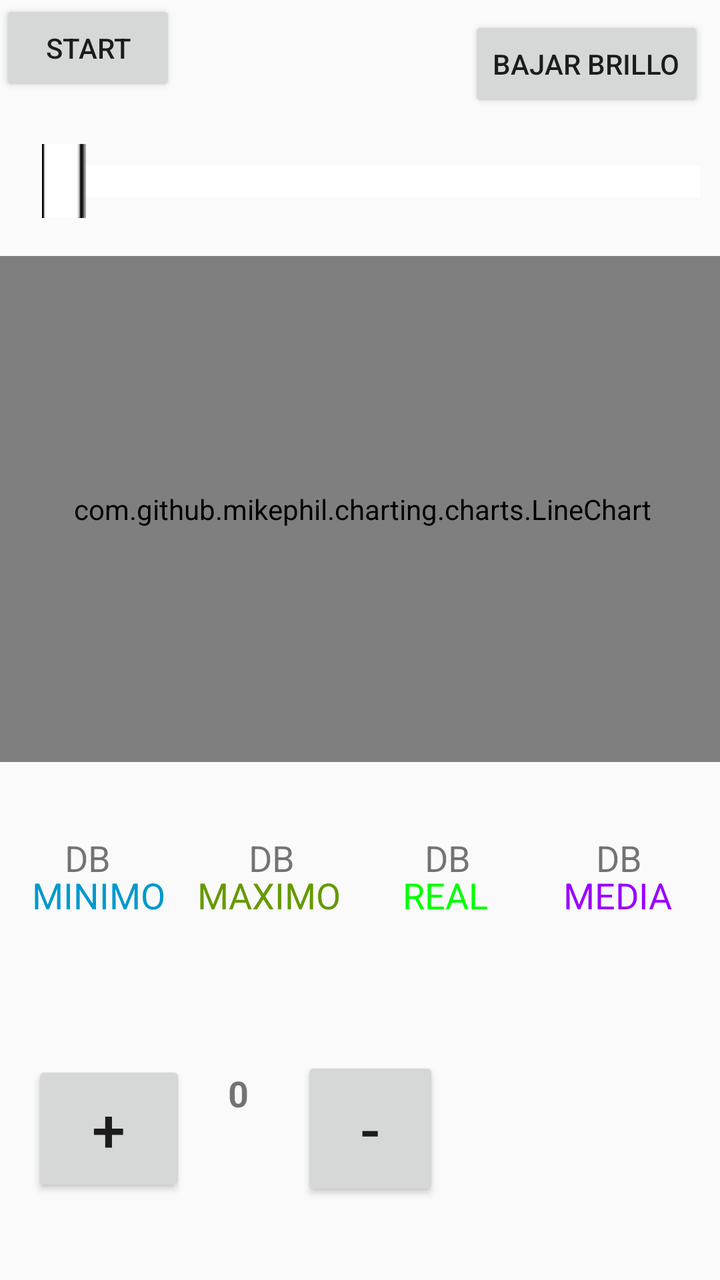
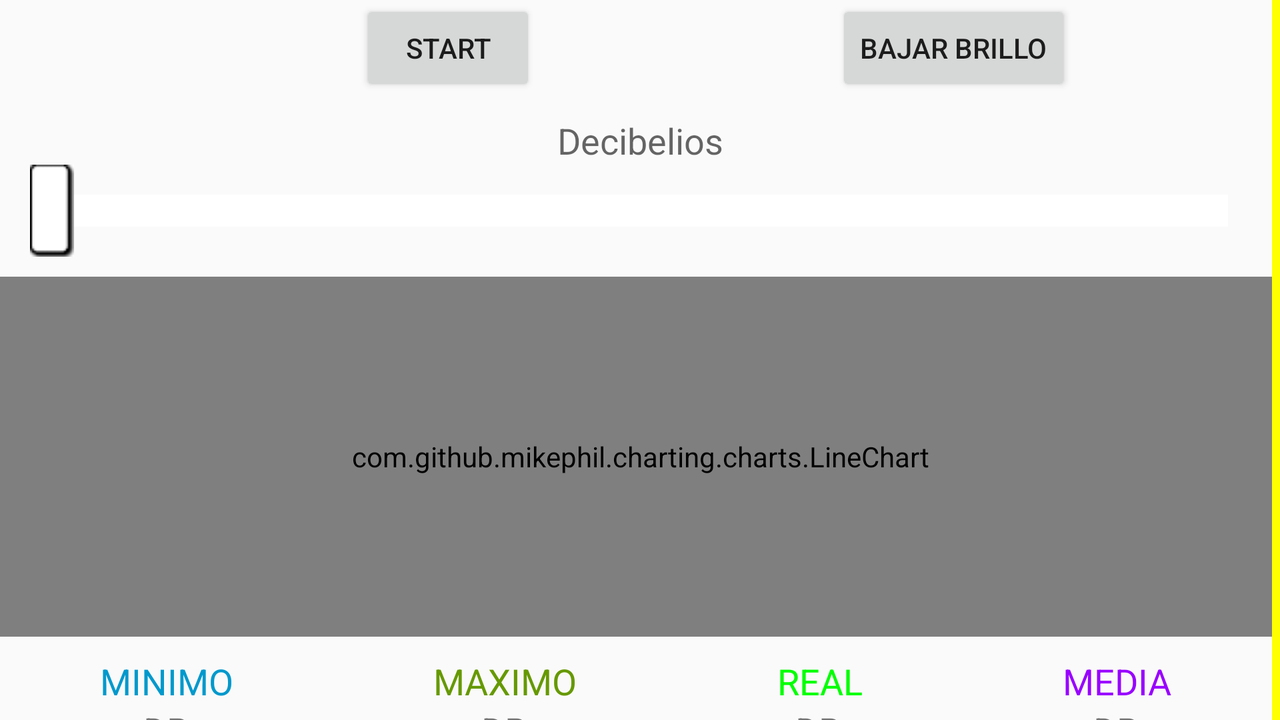

The same Android screen from two of the app's own layout files: first res/layout/ as a phone draws it, then the author's variant for another configuration, drawn on a device whose configuration selects that folder. Both files follow.
<!-- AndroidManifest.xml: application theme AppTheme -->
<!-- res/layout/activity_main.xml -->
<?xml version="1.0" encoding="utf-8"?>
<android.support.constraint.ConstraintLayout xmlns:android="http://schemas.android.com/apk/res/android"
    xmlns:app="http://schemas.android.com/apk/res-auto"
    xmlns:tools="http://schemas.android.com/tools"
    android:id="@+id/constraint"
    android:layout_width="match_parent"
    android:layout_height="match_parent"
    tools:context=".MainActivity">

    <TextView
        android:id="@+id/txtview_progreso"
        android:layout_width="125dp"
        android:layout_height="33dp"
        android:layout_marginStart="8dp"
        android:layout_marginLeft="8dp"
        android:layout_marginTop="36dp"
        android:layout_marginEnd="8dp"
        android:layout_marginRight="8dp"
        android:textSize="18sp"
        app:layout_constraintEnd_toEndOf="parent"
        app:layout_constraintStart_toStartOf="parent"
        app:layout_constraintTop_toTopOf="parent" />

    <SeekBar
        android:id="@+id/seekBar1"
        android:layout_width="350dp"
        android:layout_height="37dp"
        android:layout_marginStart="16dp"
        android:layout_marginLeft="16dp"
        android:layout_marginTop="72dp"
        android:max="250"
        android:progressDrawable="@drawable/custom_progress"
        android:thumb="@drawable/thumb"
        app:layout_constraintStart_toStartOf="parent"
        app:layout_constraintTop_toTopOf="parent" />

    <android.support.constraint.ConstraintLayout
        android:id="@+id/layout_DB"
        android:layout_width="match_parent"
        android:layout_height="84dp"
        android:layout_marginStart="8dp"
        android:layout_marginLeft="8dp"
        android:layout_marginTop="8dp"
        android:layout_marginEnd="8dp"
        android:layout_marginRight="8dp"
        android:layout_marginBottom="8dp"
        app:layout_constraintBottom_toBottomOf="parent"
        app:layout_constraintEnd_toEndOf="parent"
        app:layout_constraintHorizontal_bias="1.0"
        app:layout_constraintStart_toStartOf="parent"
        app:layout_constraintTop_toTopOf="parent"
        app:layout_constraintVertical_bias="0.736">


        <TextView
            android:id="@+id/minval"
            android:layout_width="wrap_content"
            android:layout_height="wrap_content"
            android:layout_marginStart="8dp"
            android:layout_marginLeft="8dp"
            android:layout_marginTop="8dp"
            android:layout_marginEnd="8dp"
            android:layout_marginRight="8dp"
            android:layout_marginBottom="8dp"
            android:text="DB"
            android:textSize="18sp"
            app:layout_constraintBottom_toBottomOf="parent"
            app:layout_constraintEnd_toEndOf="parent"
            app:layout_constraintHorizontal_bias="0.054"
            app:layout_constraintStart_toStartOf="parent"
            app:layout_constraintTop_toTopOf="parent"
            app:layout_constraintVertical_bias="0.079" />

        <TextView
            android:id="@+id/maxval"
            android:layout_width="wrap_content"
            android:layout_height="wrap_content"
            android:layout_marginStart="8dp"
            android:layout_marginLeft="8dp"
            android:layout_marginTop="8dp"
            android:layout_marginEnd="8dp"
            android:layout_marginRight="8dp"
            android:layout_marginBottom="8dp"
            android:text="DB"
            android:textSize="18sp"
            app:layout_constraintBottom_toBottomOf="parent"
            app:layout_constraintEnd_toEndOf="parent"
            app:layout_constraintHorizontal_bias="0.355"
            app:layout_constraintStart_toStartOf="parent"
            app:layout_constraintTop_toTopOf="parent"
            app:layout_constraintVertical_bias="0.079" />

        <TextView
            android:id="@+id/curval"
            android:layout_width="wrap_content"
            android:layout_height="wrap_content"
            android:layout_marginStart="8dp"
            android:layout_marginLeft="8dp"
            android:layout_marginTop="8dp"
            android:layout_marginEnd="8dp"
            android:layout_marginRight="8dp"
            android:layout_marginBottom="8dp"
            android:text="DB"
            android:textSize="18sp"
            app:layout_constraintBottom_toBottomOf="parent"
            app:layout_constraintEnd_toEndOf="parent"
            app:layout_constraintHorizontal_bias="0.644"
            app:layout_constraintStart_toStartOf="parent"
            app:layout_constraintTop_toTopOf="parent"
            app:layout_constraintVertical_bias="0.079" />

        <TextView
            android:id="@+id/mmval"
            android:layout_width="wrap_content"
            android:layout_height="wrap_content"
            android:layout_marginStart="8dp"
            android:layout_marginLeft="8dp"
            android:layout_marginTop="8dp"
            android:layout_marginEnd="8dp"
            android:layout_marginRight="8dp"
            android:layout_marginBottom="8dp"
            android:text="DB"
            android:textSize="18sp"
            app:layout_constraintBottom_toBottomOf="parent"
            app:layout_constraintEnd_toEndOf="parent"
            app:layout_constraintHorizontal_bias="0.925"
            app:layout_constraintStart_toStartOf="parent"
            app:layout_constraintTop_toTopOf="parent"
            app:layout_constraintVertical_bias="0.074" />

        <TextView
            android:id="@+id/minlabel"
            android:layout_width="wrap_content"
            android:layout_height="wrap_content"
            android:layout_marginStart="8dp"
            android:layout_marginLeft="8dp"
            android:layout_marginTop="8dp"
            android:layout_marginEnd="8dp"
            android:layout_marginRight="8dp"
            android:layout_marginBottom="8dp"
            android:text="MINIMO"
            android:textColor="@android:color/holo_blue_dark"
            android:textColorLink="@color/azul_clarito"
            android:textSize="18sp"
            app:layout_constraintBottom_toBottomOf="parent"
            app:layout_constraintEnd_toEndOf="parent"
            app:layout_constraintHorizontal_bias="0.0"
            app:layout_constraintStart_toStartOf="parent"
            app:layout_constraintTop_toTopOf="parent"
            app:layout_constraintVertical_bias="0.504" />

        <TextView
            android:id="@+id/maxlabel"
            android:layout_width="wrap_content"
            android:layout_height="24dp"
            android:layout_marginStart="8dp"
            android:layout_marginLeft="8dp"
            android:layout_marginTop="8dp"
            android:layout_marginEnd="8dp"
            android:layout_marginRight="8dp"
            android:layout_marginBottom="8dp"
            android:text="MAXIMO"
            android:textColor="@android:color/holo_green_dark"
            android:textColorLink="@color/moradito"
            android:textSize="18sp"
            app:layout_constraintBottom_toBottomOf="parent"
            app:layout_constraintEnd_toEndOf="parent"
            app:layout_constraintHorizontal_bias="0.323"
            app:layout_constraintStart_toStartOf="parent"
            app:layout_constraintTop_toTopOf="parent" />

        <TextView
            android:id="@+id/curlabel"
            android:layout_width="wrap_content"
            android:layout_height="wrap_content"
            android:layout_marginStart="8dp"
            android:layout_marginLeft="8dp"
            android:layout_marginTop="8dp"
            android:layout_marginEnd="8dp"
            android:layout_marginRight="8dp"
            android:layout_marginBottom="8dp"
            android:text="REAL"
            android:textColor="@color/verde"
            android:textColorLink="@color/morado"
            android:textSize="18sp"
            app:layout_constraintBottom_toBottomOf="parent"
            app:layout_constraintEnd_toEndOf="parent"
            app:layout_constraintHorizontal_bias="0.649"
            app:layout_constraintStart_toStartOf="parent"
            app:layout_constraintTop_toTopOf="parent"
            app:layout_constraintVertical_bias="0.504" />

        <TextView
            android:id="@+id/avglabel"
            android:layout_width="wrap_content"
            android:layout_height="wrap_content"
            android:layout_marginStart="8dp"
            android:layout_marginLeft="8dp"
            android:layout_marginTop="8dp"
            android:layout_marginEnd="8dp"
            android:layout_marginRight="8dp"
            android:layout_marginBottom="8dp"
            android:text="MEDIA"
            android:textColor="@color/morado"
            android:textColorLink="@android:color/holo_orange_dark"
            android:textSize="18sp"
            app:layout_constraintBottom_toBottomOf="parent"
            app:layout_constraintEnd_toEndOf="parent"
            app:layout_constraintHorizontal_bias="0.972"
            app:layout_constraintStart_toStartOf="parent"
            app:layout_constraintTop_toTopOf="parent"
            app:layout_constraintVertical_bias="0.504" />
    </android.support.constraint.ConstraintLayout>

    <Button
        android:id="@+id/btn_start"
        android:layout_width="wrap_content"
        android:layout_height="wrap_content"
        android:text="Start"
        app:layout_constraintStart_toStartOf="parent"
        app:layout_constraintTop_toTopOf="parent" />

    

    <android.support.constraint.ConstraintLayout
        android:id="@+id/constraintLayout2"
        android:layout_width="397dp"
        android:layout_height="130dp"
        android:layout_marginStart="8dp"
        android:layout_marginLeft="8dp"
        android:layout_marginEnd="8dp"
        android:layout_marginRight="8dp"
        android:layout_marginBottom="8dp"
        app:layout_constraintBottom_toBottomOf="parent"
        app:layout_constraintEnd_toEndOf="parent"
        app:layout_constraintHorizontal_bias="0.0"
        app:layout_constraintStart_toStartOf="parent"
        app:layout_constraintTop_toBottomOf="@+id/layout_DB"
        app:layout_constraintVertical_bias="0.8">

        

        <Button
            android:id="@+id/btn_mas"
            android:layout_width="77dp"
            android:layout_height="68dp"
            android:layout_marginStart="8dp"
            android:layout_marginLeft="8dp"
            android:layout_marginTop="8dp"
            android:layout_marginEnd="8dp"
            android:layout_marginRight="8dp"
            android:layout_marginBottom="8dp"
            android:text="+"
            android:textSize="30sp"
            app:layout_constraintBottom_toBottomOf="parent"
            app:layout_constraintEnd_toEndOf="parent"
            app:layout_constraintHorizontal_bias="0.0"
            app:layout_constraintStart_toStartOf="parent"
            app:layout_constraintTop_toTopOf="parent" />

        <Button
            android:id="@+id/btn_menos"
            android:layout_width="69dp"
            android:layout_height="72dp"
            android:layout_marginStart="8dp"
            android:layout_marginLeft="8dp"
            android:layout_marginTop="8dp"
            android:layout_marginEnd="8dp"
            android:layout_marginRight="8dp"
            android:layout_marginBottom="8dp"
            android:text="-"
            android:textSize="30sp"
            app:layout_constraintBottom_toBottomOf="parent"
            app:layout_constraintEnd_toEndOf="parent"
            app:layout_constraintHorizontal_bias="0.432"
            app:layout_constraintStart_toStartOf="parent"
            app:layout_constraintTop_toTopOf="parent" />

        

        <TextView
            android:id="@+id/text_view_contador"
            android:layout_width="56dp"
            android:layout_height="60dp"
            android:layout_marginStart="8dp"
            android:layout_marginLeft="8dp"
            android:layout_marginTop="8dp"
            android:layout_marginEnd="8dp"
            android:layout_marginRight="8dp"
            android:layout_marginBottom="8dp"
            android:text="0"
            android:textAlignment="center"
            android:textSize="18sp"
            android:textStyle="bold"
            app:layout_constraintBottom_toBottomOf="parent"
            app:layout_constraintEnd_toEndOf="parent"
            app:layout_constraintHorizontal_bias="0.231"
            app:layout_constraintStart_toStartOf="parent"
            app:layout_constraintTop_toTopOf="parent" />

    </android.support.constraint.ConstraintLayout>

    <com.github.mikephil.charting.charts.LineChart
        android:id="@+id/grafico"
        android:layout_width="363dp"
        android:layout_height="253dp"
        android:layout_marginStart="4dp"
        android:layout_marginLeft="4dp"
        android:layout_marginTop="128dp"
        android:layout_marginEnd="8dp"
        android:layout_marginRight="8dp"
        app:layout_constraintEnd_toEndOf="parent"
        app:layout_constraintHorizontal_bias="0.333"
        app:layout_constraintStart_toStartOf="parent"
        app:layout_constraintTop_toTopOf="parent" />

    <Button
        android:id="@+id/btn_brillo"
        android:layout_width="wrap_content"
        android:layout_height="wrap_content"
        android:layout_marginStart="8dp"
        android:layout_marginLeft="8dp"
        android:layout_marginTop="8dp"
        android:layout_marginEnd="8dp"
        android:layout_marginRight="8dp"
        android:layout_marginBottom="8dp"
        android:text="Bajar Brillo"
        app:layout_constraintBottom_toBottomOf="parent"
        app:layout_constraintEnd_toEndOf="parent"
        app:layout_constraintHorizontal_bias="1.0"
        app:layout_constraintStart_toStartOf="parent"
        app:layout_constraintTop_toTopOf="parent"
        app:layout_constraintVertical_bias="0.0" />


</android.support.constraint.ConstraintLayout>
<!-- resources referenced by this layout -->
<resources>
  <color name="azul_clarito">#42a5f5</color>
  <color name="moradito">#e040fb</color>
  <color name="morado">#9900ff</color>
  <color name="verde">#00FF00</color>
  <!-- drawable custom_progress (drawable) -->
  <?xml version="1.0" encoding="utf-8"?>
  <layer-list xmlns:android="http://schemas.android.com/apk/res/android" >
      <item>
          <shape>
              <gradient
                  android:endColor="#fff"
                  android:startColor="#8E24AA"
                  android:useLevel="true" />
          </shape>
      </item>
  
  </layer-list>
  <!-- drawable thumb: png bitmap (drawable, 421 bytes) -->
  <style name="AppTheme" parent="Theme.AppCompat.Light.NoActionBar">
          
          <item name="colorPrimary">@color/colorPrimary</item>
          <item name="colorPrimaryDark">@color/colorPrimaryDark</item>
          <item name="colorAccent">@color/colorAccent</item>
      </style>
  <color name="colorPrimary">#3F51B5</color>
  <color name="colorPrimaryDark">#303F9F</color>
  <color name="colorAccent">#FF4081</color>
</resources>
<!-- res/layout-land/activity_main.xml (the author's variant of the layout above) -->
<!-- drawn on the phone turned sideways -->
<?xml version="1.0" encoding="utf-8"?>
<LinearLayout xmlns:android="http://schemas.android.com/apk/res/android"
    xmlns:app="http://schemas.android.com/apk/res-auto"
    xmlns:tools="http://schemas.android.com/tools"
    android:id="@+id/constraint"
    android:layout_width="match_parent"
    android:layout_height="match_parent"
    android:orientation="vertical"
    tools:context=".MainActivity">

    <ScrollView
        android:layout_width="match_parent"
        android:layout_height="match_parent"
        android:fadeScrollbars="false"
        android:scrollbarStyle="insideOverlay"
        android:scrollbarSize="4dp"
        android:scrollbarThumbVertical="@color/amarillo"
        android:scrollbarTrackVertical="@color/amarillo">

        <LinearLayout
            android:layout_width="match_parent"
            android:layout_height="wrap_content"
            android:orientation="vertical">

            <LinearLayout
                android:layout_width="match_parent"
                android:layout_height="wrap_content"
                android:layout_marginBottom="10dp">

                <Button
                    android:id="@+id/btn_start"
                    android:layout_width="wrap_content"
                    android:layout_height="wrap_content"
                    android:layout_marginLeft="180dp"
                    android:layout_marginRight="50dp"
                    android:text="Start" />

                <Button
                    android:id="@+id/btn_brillo"
                    android:layout_width="wrap_content"
                    android:layout_height="wrap_content"
                    android:layout_marginLeft="100dp"
                    android:text="Bajar Brillo" />
            </LinearLayout>

            <LinearLayout
                android:layout_width="match_parent"
                android:layout_height="wrap_content"
                android:layout_marginBottom="10dp"
                android:orientation="vertical">

                <TextView
                    android:id="@+id/txtview_progreso"
                    android:layout_width="match_parent"
                    android:layout_height="wrap_content"
                    android:layout_marginLeft="20dp"
                    android:layout_marginRight="20dp"
                    android:gravity="center"
                    android:hint="Decibelios"
                    android:textSize="18sp" />

                <SeekBar
                    android:id="@+id/seekBar1"
                    android:layout_width="match_parent"
                    android:layout_height="wrap_content"
                    android:layout_marginLeft="10dp"
                    android:layout_marginRight="10dp"
                    android:max="300"
                    android:progressDrawable="@drawable/custom_progress"
                    android:thumb="@drawable/thumb" />

            </LinearLayout>

            <LinearLayout
                android:layout_width="match_parent"
                android:layout_height="wrap_content"
                android:orientation="vertical">

                <com.github.mikephil.charting.charts.LineChart
                    android:id="@+id/grafico"
                    android:layout_width="match_parent"
                    android:layout_height="180dp" />
            </LinearLayout>

            <LinearLayout
                android:layout_width="match_parent"
                android:layout_height="wrap_content"
                android:layout_marginTop="10dp">

                <TextView
                    android:id="@+id/minlabel"
                    android:layout_width="wrap_content"
                    android:layout_height="wrap_content"
                    android:paddingLeft="50dp"
                    android:paddingRight="50dp"
                    android:text="MINIMO"
                    android:textColor="@android:color/holo_blue_dark"
                    android:textColorLink="@color/azul_clarito"
                    android:textSize="18sp" />

                <TextView
                    android:id="@+id/maxlabel"
                    android:layout_width="wrap_content"
                    android:layout_height="24dp"
                    android:paddingLeft="50dp"
                    android:paddingRight="50dp"
                    android:text="MAXIMO"
                    android:textColor="@android:color/holo_green_dark"
                    android:textColorLink="@color/moradito"
                    android:textSize="18sp" />

                <TextView
                    android:id="@+id/curlabel"
                    android:layout_width="wrap_content"
                    android:layout_height="wrap_content"
                    android:paddingLeft="50dp"
                    android:paddingRight="50dp"
                    android:text="REAL"
                    android:textColor="@color/verde"
                    android:textColorLink="@color/morado"
                    android:textSize="18sp" />

                <TextView
                    android:id="@+id/avglabel"
                    android:layout_width="wrap_content"
                    android:layout_height="wrap_content"
                    android:paddingLeft="50dp"
                    android:paddingRight="50dp"
                    android:text="MEDIA"
                    android:textColor="@color/morado"
                    android:textColorLink="@android:color/holo_orange_dark"
                    android:textSize="18sp" />
            </LinearLayout>

            <LinearLayout
                android:id="@+id/layout_DB"
                android:layout_width="match_parent"
                android:layout_height="wrap_content"
                android:layout_marginBottom="10dp">


                <TextView
                    android:id="@+id/minval"
                    android:layout_width="166dp"
                    android:layout_height="match_parent"
                    android:gravity="center"
                    android:text="DB"
                    android:textSize="18sp" />

                <TextView
                    android:id="@+id/maxval"
                    android:layout_width="172dp"
                    android:layout_height="match_parent"
                    android:gravity="center"
                    android:text="DB"
                    android:textSize="18sp" />

                <TextView
                    android:id="@+id/curval"
                    android:layout_width="142dp"
                    android:layout_height="match_parent"
                    android:gravity="center"
                    android:text="DB"
                    android:textSize="18sp" />

                <TextView
                    android:id="@+id/mmval"
                    android:layout_width="156dp"
                    android:layout_height="match_parent"
                    android:gravity="center"
                    android:text="DB"
                    android:textSize="18sp" />

            </LinearLayout>

            <LinearLayout
                android:id="@+id/constraintLayout2"
                android:layout_width="match_parent"
                android:layout_height="wrap_content"
                android:layout_marginBottom="10dp">

                

                <Button
                    android:id="@+id/btn_mas"
                    android:layout_width="wrap_content"
                    android:layout_height="wrap_content"
                    android:layout_marginLeft="30dp"
                    android:layout_marginRight="30dp"
                    android:text="+"
                    android:textSize="30sp" />

                <TextView
                    android:id="@+id/text_view_contador"
                    android:layout_width="wrap_content"
                    android:layout_height="wrap_content"
                    android:layout_marginLeft="30dp"
                    android:layout_marginRight="30dp"
                    android:text="0"
                    android:textAlignment="center"
                    android:textSize="18sp"
                    android:textStyle="bold" />

                <Button
                    android:id="@+id/btn_menos"
                    android:layout_width="wrap_content"
                    android:layout_height="wrap_content"
                    android:layout_marginLeft="30dp"
                    android:layout_marginRight="30dp"
                    android:text="-"
                    android:textSize="30sp" />

                

            </LinearLayout>

        </LinearLayout>
    </ScrollView>





    


</LinearLayout>
<!-- resources referenced by the variant -->
<!-- as the phone turned sideways resolves them -->
<resources>
  <color name="amarillo">#FFFF00</color>
  <color name="azul_clarito">#42a5f5</color>
  <color name="moradito">#e040fb</color>
  <color name="morado">#9900ff</color>
  <color name="verde">#00FF00</color>
  <!-- drawable custom_progress (drawable) -->
  <?xml version="1.0" encoding="utf-8"?>
  <layer-list xmlns:android="http://schemas.android.com/apk/res/android" >
      <item>
          <shape>
              <gradient
                  android:endColor="#fff"
                  android:startColor="#8E24AA"
                  android:useLevel="true" />
          </shape>
      </item>
  
  </layer-list>
  <!-- drawable thumb: png bitmap (drawable, 421 bytes) -->
  <style name="AppTheme" parent="Theme.AppCompat.Light.NoActionBar">
          
          <item name="colorPrimary">@color/colorPrimary</item>
          <item name="colorPrimaryDark">@color/colorPrimaryDark</item>
          <item name="colorAccent">@color/colorAccent</item>
      </style>
  <color name="colorPrimary">#3F51B5</color>
  <color name="colorPrimaryDark">#303F9F</color>
  <color name="colorAccent">#FF4081</color>
</resources>
